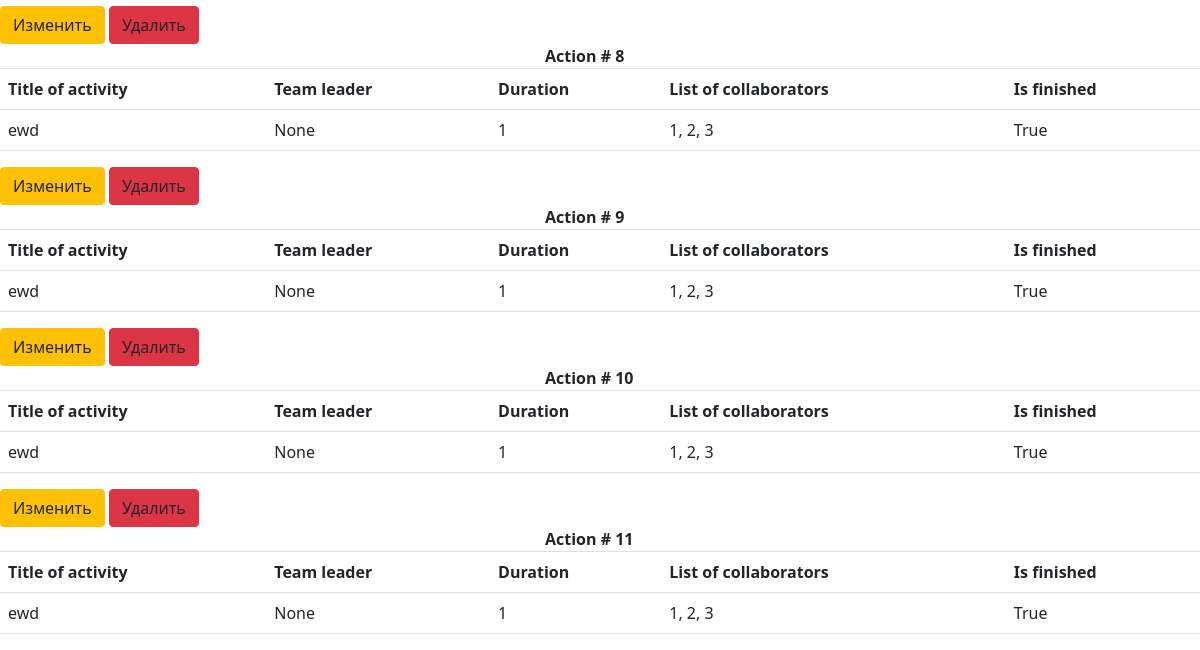
Page / (signed in, lower part) on the earlier database version.
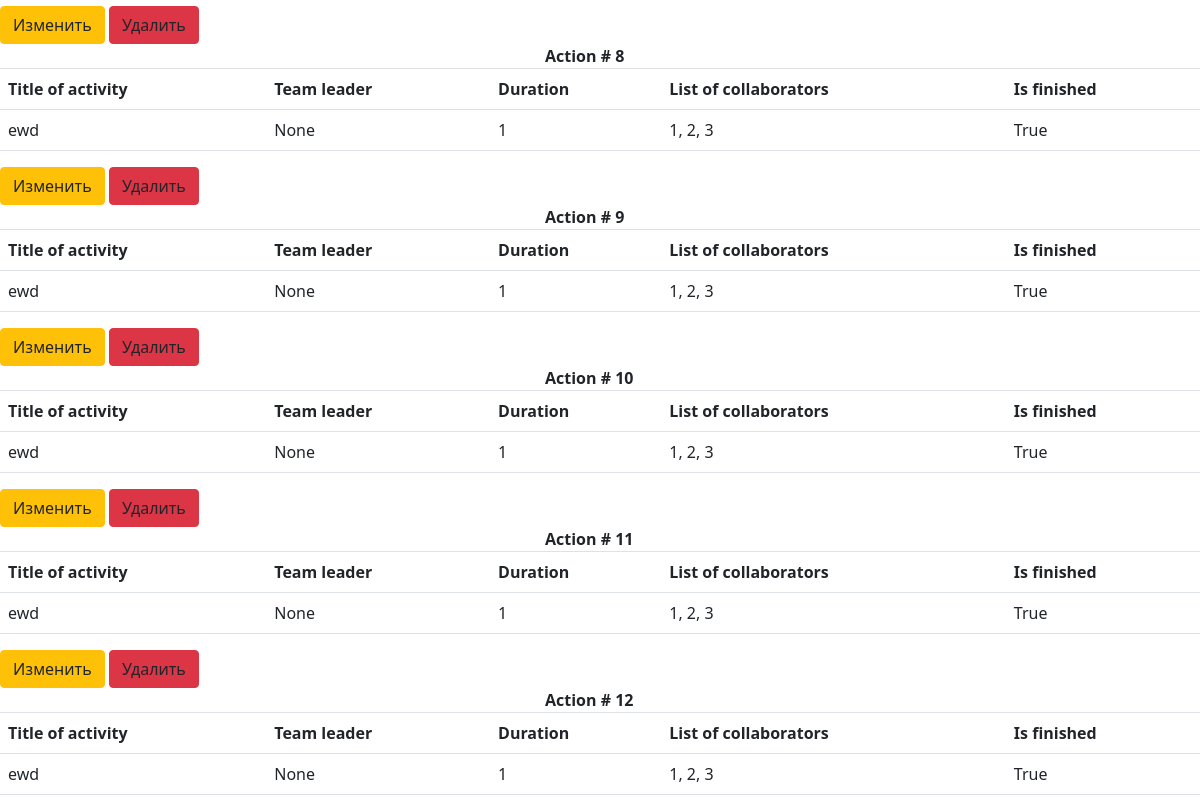
Same page on the later database version.
### data/users.py (models this page shows)
class Jobs(SqlAlchemyBase, UserMixin, SerializerMixin):
    __tablename__ = 'Jobs'
    id = sqlalchemy.Column(sqlalchemy.Integer, primary_key=True, autoincrement=True)
    team_leader = sqlalchemy.Column(sqlalchemy.Integer, sqlalchemy.ForeignKey("users.id"))
    job = sqlalchemy.Column(sqlalchemy.String)
    work_size = sqlalchemy.Column(sqlalchemy.Integer)
    collaborators = sqlalchemy.Column(sqlalchemy.String)
    start_date = sqlalchemy.Column(sqlalchemy.DateTime, default=datetime.datetime.now())
    end_date = sqlalchemy.Column(sqlalchemy.DateTime, default=datetime.datetime.now())
    is_finished = sqlalchemy.Column(sqlalchemy.Boolean)
    id_creator = sqlalchemy.Column(sqlalchemy.Integer)

### main.py (the view)
@app.route('/')
def main():
    try:
        if session['name']:
            spisok = {}
            try:
                for job in db_sess.query(Jobs).all():
                    spisok[str(job.id)] = {}
                    spisok[str(job.id)]['job'] = str(job.job)
                    team_lead = db_sess.query(User).filter(User.id == job.team_leader).first()
                    try:
                        spisok[str(job.id)]['team_leader'] = str(team_lead.name + ' ' + team_lead.surname)
                    except AttributeError:
                        spisok[str(job.id)]['team_leader'] = str('None')
                    spisok[str(job.id)]['work_size'] = str(job.work_size)
                    spisok[str(job.id)]['collaborators'] = str(job.collaborators)
                    spisok[str(job.id)]['is_finished'] = job.is_finished
                    spisok[str(job.id)]['id_creator'] = job.id_creator
                return render_template('main.html', name=session['name'], form=spisok, id_main=session['id'])
            except exc.InvalidRequestError:
                return redirect('/')
        else:
            return render_template('error.html', error="""
            Вы не прошли авторизацию.
            """)
    except KeyError:
        session['name'] = None
        return

### data/db_session.py (called while the page is built)
def create_session() -> Session:
    global __factory
    return __factory()

### main.py (called while the page is built)
@login_manager.user_loader
def load_user(user_id):
    db_sess = db_session.create_session()
    return db_sess.query(User).get(user_id)

### templates/main.html (shortened to what this page needs)
{% extends "base.html" %}
{% block content %}
    {% for name in form %}
        {% set name1 = name %}
        {% set a = form.get(name) %}
            {% if id_main == a.get('id_creator') or id_main == 1%}
            <a id="{{ name1 }}" class="btn btn-warning" role="button" data-toggle="modal" data-target="#editModal" onclick="last_id_python(this.id)">Изменить</a>
            <a id="{{ name }}" type="button" class="btn btn-danger" data-toggle="modal" data-target="#deleteModal" onclick="last_id(this.id)">Удалить</a>
            {% endif %}
            <caption><b class="mx-auto d-block" style="width: 110px;">Action # {{name}}</b></caption>
<table class="table table-hover caption-top">
                <tr>
                    <th>Title of activity</th>
                    <th>Team leader</th>
                    <th>Duration</th>
                    <th>List of collaborators</th>
                    <th>Is finished</th>
                </tr>
                <tr>
                    <td>{{ a.get('job') }}  </td>
                    <td>{{ a.get('team_leader') }}</td>
                    <td>{{ a.get('work_size') }}</td>
                    <td>{{ a.get('collaborators') }}</td>
                    <td>{{ a.get('is_finished') }}</td>
                </tr>
            </table>
    {% endfor %}
{% endblock %}

### templates/base.html (shortened to what this page needs)
<!DOCTYPE html>
<html lang="en">
    <head>
        <link rel="stylesheet" type="text/css" href={{ url_for('static', filename='style.css') }}/>
        <link rel="stylesheet" href="https://maxcdn.bootstrapcdn.com/bootstrap/4.0.0/css/bootstrap.min.css">
        <link rel="stylesheet" href="https://maxcdn.bootstrapcdn.com/bootstrap/4.1.0/css/bootstrap.min.css">
        <link href="https://cdn.jsdelivr.net/npm/bootstrap@5.0.0-beta3/dist/css/bootstrap.min.css" rel="stylesheet">
    </head>
    <body>
        {% block content %}{% endblock %}
    </body>
</html>

Differences in the rows shown:
added Jobs: get "ewd", get "1, 2, 3"
Other differences:
new list line: "Изменить Удалить Action # 12 Title of activity Team leader Duration List of collaborators Is finished None 1 True"
